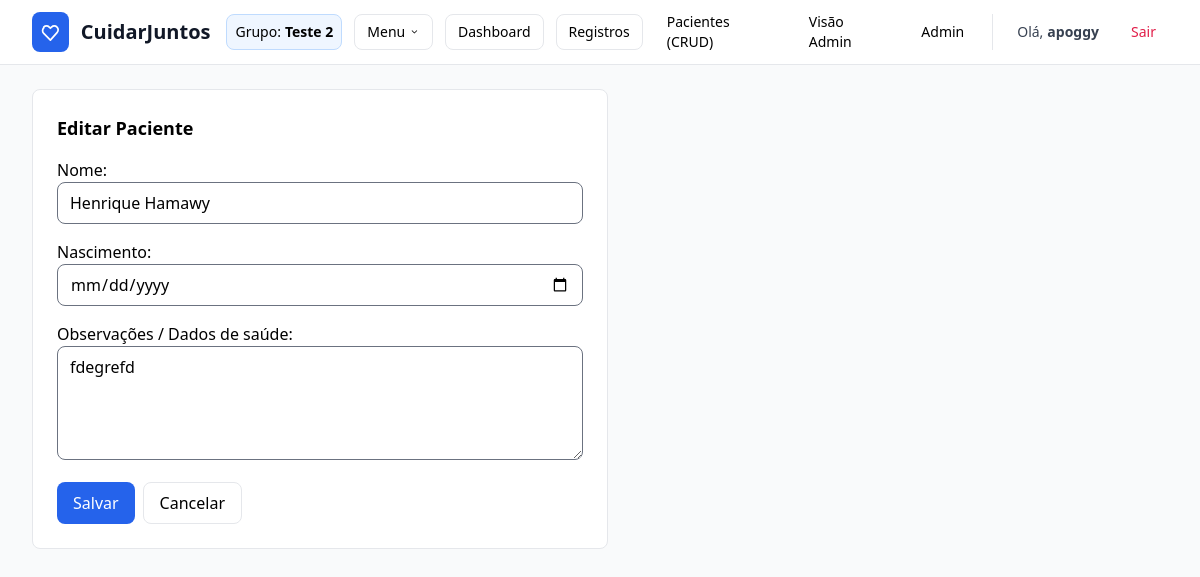
Page /care/patients/9/edit/ (signed in) on the committed database.
### care/models.py (models this page shows, shortened)
class CareGroup(models.Model):
    name = models.CharField("Nome do grupo", max_length=120)
    patient = models.OneToOneField(
        Patient, on_delete=models.CASCADE, related_name="care_group"
    )
    created_by = models.ForeignKey(
        User, on_delete=models.SET_NULL, null=True, blank=True,
        related_name="created_groups"
    )
    created_at = models.DateTimeField(auto_now_add=True)
    join_code_hash = models.CharField("Senha do grupo", max_length=128, blank=True)

class Patient(models.Model):
    name = models.CharField("Nome", max_length=120)
    birth_date = models.DateField("Nascimento", null=True, blank=True)
    notes = models.TextField("Observações / Dados de saúde", blank=True)
    created_by = models.ForeignKey(
        User, on_delete=models.CASCADE, related_name="patients",
        null=True, blank=True, db_index=True
    )
    user = models.OneToOneField(
        User, on_delete=models.SET_NULL, related_name="as_patient",
        null=True, blank=True
    )
    def __str__(self):
        return self.name

### care/views.py (the view)
# urls.py: path("patients/<int:pk>/edit/",  PatientUpdate.as_view(), name="patient-update"),
class PatientUpdate(PatientCreate.__bases__[0], UpdateView):  # LoginRequiredMixin, UpdateView
    model = Patient
    form_class = PatientForm
    template_name = "care/patient_form.html"
    success_url = reverse_lazy("care:patient-list")
    def dispatch(self, request, *args, **kwargs):
        if not request.user.is_superuser:
            raise PermissionDenied
        return super().dispatch(request, *args, **kwargs)

### care/forms.py
class PatientForm(forms.ModelForm):
    class Meta:
        model = Patient
        fields = ["name", "birth_date", "notes"]
        widgets = {
            "name": forms.TextInput(attrs={"class": "border rounded-lg w-full px-3 py-2"}),
            "birth_date": forms.DateInput(attrs={"type": "date", "class": "border rounded-lg w-full px-3 py-2"}),
            "notes": forms.Textarea(attrs={"rows": 4, "class": "border rounded-lg w-full px-3 py-2"}),
        }

### care/context_processors.py (called while the page is built)
def current_group(request):
    if not request.user.is_authenticated:
        return {"current_group": None, "current_group_membership": None}
    try:
        gm = GroupMembership.objects.select_related("group").get(user=request.user)
        return {"current_group": gm.group, "current_group_membership": gm}
    except GroupMembership.DoesNotExist:
        return {"current_group": None, "current_group_membership": None}

### templates/care/patient_form.html (shortened to what this page needs)
{% extends 'base.html' %}
{% block content %}
<div class="bg-white border rounded-lg p-6 max-w-xl">
  <h2 class="text-lg font-semibold mb-4">{% if view.object %}Editar{% else %}Novo{% endif %} Paciente</h2>
  <form method="post" class="space-y-4">
    <div>{{ form.name.label_tag }} {{ form.name }}</div>
    <div>{{ form.birth_date.label_tag }} {{ form.birth_date }}</div>
    <div>{{ form.notes.label_tag }} {{ form.notes }}</div>
    <div class="flex gap-2">
      <button class="bg-blue-600 text-white px-4 py-2 rounded-lg">Salvar</button>
      <a class="px-4 py-2 border rounded-lg" href="{% url 'care:patient-list' %}">Cancelar</a>
    </div>
  </form>
</div>
{% endblock %}

### templates/base.html (shortened to what this page needs)
<!doctype html>
<html lang="pt-br">
<head>
  <script src="https://cdn.tailwindcss.com?plugins=forms"></script>
</head>
<body class="bg-gray-50 min-h-screen">
<header class="bg-white border-b sticky top-0 z-40">
  <div class="max-w-7xl mx-auto px-3 sm:px-6 lg:px-8">
    <div class="h-16 flex items-center gap-4">
      <a href="{% if request.user.is_authenticated %}{% url 'care:dashboard' %}{% else %}{% url 'accounts:login' %}{% endif %}"
         class="flex items-center gap-3">
        <div class="bg-blue-600 p-2 rounded-lg">
          <svg class="w-6 h-6 text-white" fill="none" stroke="currentColor" viewBox="0 0 24 24" aria-hidden="true">
            <path stroke-linecap="round" stroke-linejoin="round" stroke-width="2"
              d="M4.318 6.318a4.5 4.5 0 016.364 0L12 7.636l1.318-1.318a4.5 4.5 0 116.364 6.364L12 21.364l-7.682-7.682a4.5 4.5 0 010-6.364z" />
          </svg>
        </div>
        <div class="leading-tight">
          <h1 class="text-lg sm:text-xl font-bold text-gray-900">CuidarJuntos</h1>
        </div>
      </a>
      <nav class="hidden md:flex items-center gap-2 lg:gap-3 text-sm ml-auto">
        {% if request.user.is_authenticated %}
          {% if current_group %}
            <span class="inline-flex items-center h-9 px-2 rounded-lg bg-blue-50 border border-blue-200">
              Grupo: <strong class="ml-1 whitespace-nowrap">{{ current_group.name }}</strong>
            </span>
            <div class="relative" id="header-group-menu">
              <button id="header-group-menu-btn"
                      class="inline-flex items-center h-9 px-3 rounded-lg border hover:bg-gray-50"
                      type="button">
                Menu
                <svg class="ml-1 w-4 h-4" viewBox="0 0 20 20" fill="currentColor" aria-hidden="true">
                  <path fill-rule="evenodd" d="M5.23 7.21a.75.75 0 011.06.02L10 10.94l3.71-3.71a.75.75 0 111.06 1.06l-4.24 4.24a.75.75 0 01-1.06 0L5.21 8.29a.75.75 0 01.02-1.08z" clip-rule="evenodd" />
                </svg>
              </button>
            </div>
            <a href="{% url 'care:dashboard' %}"
               class="inline-flex items-center h-9 px-3 rounded-lg border hover:bg-gray-50">
              Dashboard
            </a>
            <a href="{% url 'care:record-create' %}"
               class="inline-flex items-center h-9 px-3 rounded-lg border hover:bg-gray-50">
              Registros
            </a>
          {% else %}
            <a href="{% url 'care:choose-group' %}"
               class="inline-flex items-center h-9 px-3 rounded-lg text-blue-600 hover:bg-blue-50">
              Criar/Entrar em grupo
            </a>
          {% endif %}
          {% if request.user.is_superuser %}
            <a href="{% url 'care:patient-list' %}" class="inline-flex items-center h-9 px-3 rounded-lg hover:bg-gray-50">Pacientes (CRUD)</a>
            <a href="{% url 'care:admin-overview' %}" class="inline-flex items-center h-9 px-3 rounded-lg hover:bg-gray-50">Visão Admin</a>
            <a href="{% url 'admin:index' %}" class="inline-flex items-center h-9 px-3 rounded-lg hover:bg-gray-50">Admin</a>
          {% endif %}
          <span class="inline-flex items-center h-9 px-2 text-gray-700">
            Olá, <strong class="ml-1">{{ request.user.username }}</strong>
          </span>
          <form method="post" action="{% url 'accounts:logout' %}" class="inline">
            <button type="submit" class="inline-flex items-center h-9 px-3 rounded-lg text-rose-600 hover:bg-rose-50">
              Sair
            </button>
          </form>
        {% else %}
          <a href="{% url 'accounts:login' %}" class="inline-flex items-center h-9 px-3 rounded-lg text-blue-600 hover:bg-blue-50">Entrar</a>
          <a href="{% url 'accounts:register' %}" class="inline-flex items-center h-9 px-3 rounded-lg hover:bg-gray-50">Cadastrar</a>
        {% endif %}
      </nav>
    </div>
  </div>
</header>
<main class="max-w-7xl mx-auto px-3 sm:px-6 lg:px-8 py-6">
  {% block content %}{% endblock %}
</main>
</body>
</html>

### templates/base.html (style rules this page uses)
html, body { overflow-x: hidden; }
img, video, canvas, svg { max-width: 100%; height: auto; }

### rows in the picture
CareGroup: name "Teste 2"
Patient: name "Henrique Hamawy", notes "fdegrefd"

### other values in the picture
{{ request.user.username }} "apoggy"
